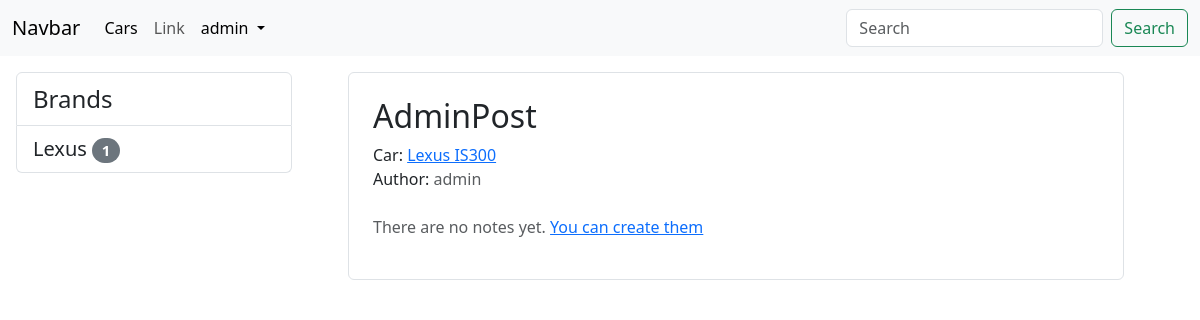
Page /article/48/edit (signed in) on the committed database.
### gallery/models.py (models this page shows)
class Brand(models.Model):
    title = models.CharField(max_length=50, verbose_name='Название бренда')
    country = models.CharField(max_length=50, verbose_name='Страна производитель')
    description = models.TextField(verbose_name='Описание', blank=True, null=True)
    logo = models.ImageField(upload_to='media/', verbose_name='Логотип')
    def __str__(self):
        return self.title

class CarInfo(models.Model):
    title = models.CharField(max_length=30, blank=False, null='', default='')
    car = models.ForeignKey(Car, on_delete=models.CASCADE)
    is_published = models.BooleanField(default=False)
    author = models.ForeignKey(settings.AUTH_USER_MODEL, on_delete=models.SET_NULL, null=True)
    created_at = models.DateTimeField(auto_now_add=True, verbose_name='Дата добавления')
    updated_at = models.DateTimeField(auto_now=True, verbose_name='Дата обновления')
    def __str__(self) -> str:
        return self.title

class Car(models.Model):
    brand = models.ForeignKey(Brand,on_delete=models.PROTECT, verbose_name='Марка')
    photo = models.ImageField(upload_to='media/', verbose_name='Фотография авто')
    short_description = models.CharField(max_length=100, verbose_name='Краткое описание', default='Описание отсутсвует')
    model = models.CharField(max_length=50, verbose_name='Модель')
    model_year = models.IntegerField(verbose_name='Год выпуска')
    def __str__(self):
        return '{} {}'.format(self.brand, self.model)

### gallery/views.py (the view, shortened to what this page needs)
# urls.py: path('article/<int:pk>/edit', ArticleEditView.as_view(), name='article_edit'),
@method_decorator(login_required(login_url=reverse_lazy('login')), name='dispatch')
class ArticleEditView(UpdateView):
    template_name = 'gallery/article_edit.html'
    form_class = NotesFormset
    def get_object(self):
        pk = self.kwargs.get('pk')
        return CarInfo.objects.get(pk=pk)
    def get_queryset(self):
        pk = self.kwargs.get('pk')
        queryset = CarNote.objects.filter(note_id=pk).order_by('-position')
        return queryset
    def get_form_kwargs(self):
        data = super().get_form_kwargs()
        data.pop('instance')
        data.update({'queryset': self.get_queryset()})
        return data
    def get_context_data(self, **kwargs):
        data = super().get_context_data(**kwargs)
        pk = self.kwargs.get('pk')
        object = CarInfo.objects.get(pk=pk)
        data['object'] = object
        return data

### gallery/templatetags/list_tags.py (called while the page is built)
@register.simple_tag
def get_brands():
    return Brand.objects.filter(car__gt=0)

### gallery/templates/gallery/article_edit.html
{% extends 'base.html' %}
{% block content %}
<div class="container border rounded m-3 p-4">
    {% include 'gallery/inc/_header.html' %}
    {% if form.queryset %}
    <form action="" method="post" enctype="multipart/form-data">
        {% csrf_token %}
        {{ form.management_form }}
        {% for item in form reversed %}
        <div class="container border rounded border-3 border-warning mb-2">
            {{ item.errors }}
            <label for="{{ item.title.id_for_label }}">Title:</label>
            {{ item.title }}
            <label for="{{ item.content.id_for_label }}">Content:</label>
            {{ item.content }}
            <label for="{{ item.image.id_for_label }}">Image: {{ item.image.value }}</label>
            {{ item.image }}
            <label for="{{ item.decription.id_for_label }}">Description:</label>
            {{ item.description }}
            {{ item.position }}
            {{ item.note_id }}
            {{ item.id }}
            <input type="checkbox" name="{{ item.prefix }}-DELETE" id="id_{{ item.prefix }}-{{ item.DELETE.name }}" class="btn-check">
            <label class="btn btn-outline-danger m-2" for="{{ item.DELETE.id_for_label }}">Delete note</label>
        </div>
        {% endfor %}
        <button type="submit" class="btn btn-success">Save</button>
        <a href="{% url 'article_new_note' object.pk %}" class="btn btn-outline-success">Create notes</a>
        <a href="{% url 'article' object.pk %}" class="btn btn-outline-info">Open to read</a>
    </form>
    {% else %}
        <p class="text-muted">There are no notes yet. <a href="{% url 'article_new_note' object.pk %}">You can create them</a></p>
    {% endif %}
</div>
{% endblock%}

### templates/inc/_nav.html (shortened to what this page needs)
<nav class="navbar navbar-expand-lg bg-body-tertiary">
	<div class="container-fluid">
		<a class="navbar-brand" href="#">Navbar</a>
		<div class="collapse navbar-collapse" id="navbarSupportedContent">
			<ul class="navbar-nav me-auto mb-2 mb-lg-0">
				<li class="nav-item">
					<a class="nav-link active" aria-current="page" href="{% url 'car_list' %}">Cars</a>
				</li>
				<li class="nav-item">
					<a class="nav-link" href="#">Link</a>
				</li>
				<li class="nav-item dropdown">
					{% if request.user.is_authenticated %}
						<a class="nav-link dropdown-toggle active" aria-current="page" role="button" data-bs-toggle="dropdown" aria-expanded="false">
							{{ user }}
						</a>
					{% else %}
						<a class="nav-link active nav_profile_link_box" aria-current="page" href="{% url 'login' %}">
							Account
						</a>
					{% endif %}
				</li>
			</ul>
			<form class="d-flex" role="search">
				<input class="form-control me-2" type="search" placeholder="Search" aria-label="Search">
				<button class="btn btn-outline-success" type="submit">Search</button>
			</form>
		</div>
	</div>
</nav>

### templates/inc/_sidebar.html
{% load list_tags %}
{% get_brands as brands %}
<div class="list-group">
    <a class="list-group-item fs-4">Brands</a>
    {% for item in brands %}
        {% url 'brand_order' item.pk as path %}
        <a href="{% url 'brand_order' item.pk %}" class="{% if request.path == path %}active{%endif%} fs-5 list-group-item list-group-item-action">
            {{ item.title }}
            <span class="badge rounded-pill text-bg-secondary">
                {{ item.car_set.count }}
            </span>
        </a>
    {% endfor %}
</div>

### gallery/templates/gallery/inc/_header.html
<h2>{{ object|capfirst }}</h2>
<p class="mb-0">
    Car:
    <a href="{% url 'car' object.car.pk %}">{{ object.car }}</a>
</p>
<p class="m-0">Author: <span class="text-muted">{{ object.author }}</span></p>
<br>

### rows in the picture
Brand: title "Lexus", car_set.count "1"
CarInfo: title "AdminPost", car "Lexus IS300", author "admin"

### other values in the picture
{{ user }} "admin"
